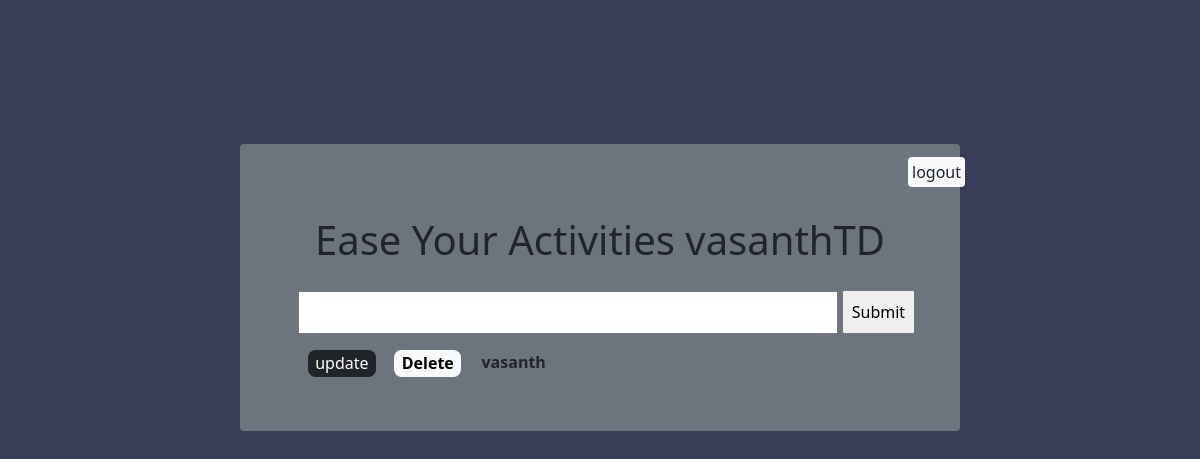
/index (signed in), run on an earlier commit of the app's database.
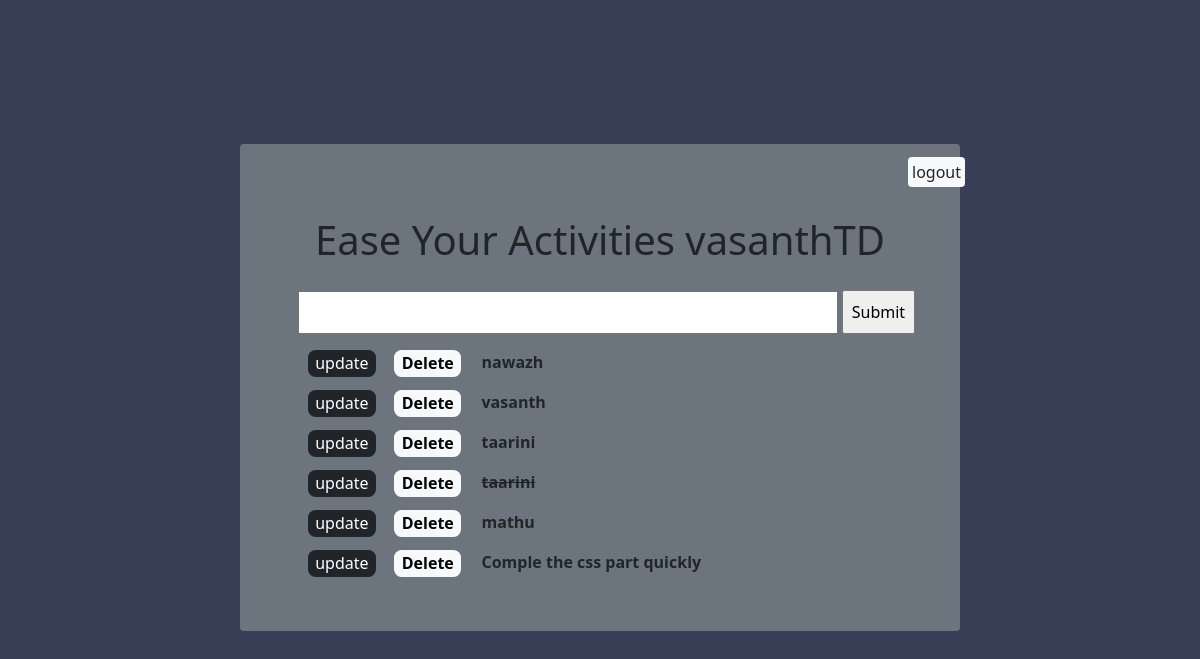
And on a later commit of the database.
### app1/models/create.py (models this page shows)
class Create(models.Model):
    title = models.CharField(max_length=200)
    complete = models.BooleanField(default=False)
    created = models.DateTimeField(auto_now_add=True)
    email = models
    def __str__(self):
        return self.title

### app1/views.py (the view)
# urls.py: path('index',views.index, name = "index"),
@login_required
def index(request):
    create = Create.objects.all()
    form = CreateForm()
    if request.method == 'POST':
        form = CreateForm(request.POST)
        if form.is_valid():
            form.save()
        return redirect('/index')
    context = {'create':create, 'form':form}
    return render(request, 'index.html', context)

### app1/forms.py
class CreateForm(forms.ModelForm):
    class Meta:
        model = Create
        fields = '__all__'

### app1/templates/index.html (shortened to what this page needs)
{% extends 'layout.html' %}
{% block content %}
<div class=" bg-secondary rounded   mainpage ">
    <div class="logout accordion-body mt-4">
        <a href="/" class="bg-light text-center rounded  text-decoration-none  p-1 text-dark  ">logout</a>
        </div>
<h1 class="text-dark text-center pt-3"> Ease Your Activities {{user.username}} </h1>
<form class="indexform" method="POST" action="index">
     {{ form.title }}
    <input class="submitbtn p-2 " type="submit" name="Create Todo">
</form>
        {% for x in create %}
            <div class="UpDelCol container-fluid mt-3 ">
                <a class="btnUpdate text-decoration-none  btn-dark" href="{% url 'update_create' x.id %}">update</a>
                <a class="Deletebtn text-decoration-none  btn-light" href="{% url 'delete' x.id %}">Delete</a>
                {% if x.complete == True %}
                <strike class="activites mx-3 fw-bold "> {{ x }} </strike>
                {% else %}
                <Span class="activites mx-3 fw-bold ">{{ x }}</Span>
                {% endif%}
            </div>
        {% endfor %}
    </div>
{% endblock content %}

What changed in the data, as far as the page shows it:
added Create: title "nawazh"
added Create: title "taarini"
added Create: title "taarini"
added Create: title "mathu"
added Create: title "Comple the css part quickly"
